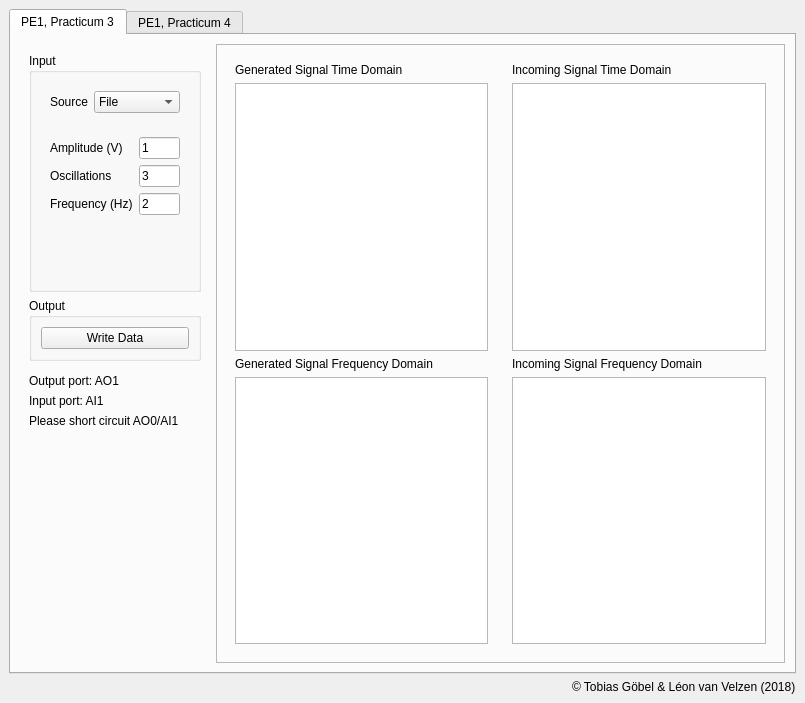
<?xml version="1.0" encoding="UTF-8"?>
<ui version="4.0">
 <class>MainWindow</class>
 <widget class="QMainWindow" name="MainWindow">
  <property name="geometry">
   <rect>
    <x>0</x>
    <y>0</y>
    <width>805</width>
    <height>703</height>
   </rect>
  </property>
  <property name="windowTitle">
   <string>Physics Experiments Data Analysis</string>
  </property>
  <property name="accessibleName">
   <string/>
  </property>
  <property name="unifiedTitleAndToolBarOnMac">
   <bool>false</bool>
  </property>
  <widget class="QWidget" name="centralwidget">
   <layout class="QVBoxLayout" name="verticalLayout_4">
    <item>
     <widget class="QTabWidget" name="tabs">
      <property name="currentIndex">
       <number>0</number>
      </property>
      <widget class="QWidget" name="tab">
       <attribute name="title">
        <string>PE1, Practicum 3</string>
       </attribute>
       <layout class="QHBoxLayout" name="horizontalLayout">
        <item>
         <widget class="QWidget" name="widget" native="true">
          <property name="sizePolicy">
           <sizepolicy hsizetype="Expanding" vsizetype="Preferred">
            <horstretch>1</horstretch>
            <verstretch>0</verstretch>
           </sizepolicy>
          </property>
          <layout class="QVBoxLayout" name="verticalLayout">
           <item>
            <widget class="QGroupBox" name="groupBox_3">
             <property name="enabled">
              <bool>true</bool>
             </property>
             <property name="sizePolicy">
              <sizepolicy hsizetype="Expanding" vsizetype="Fixed">
               <horstretch>1</horstretch>
               <verstretch>0</verstretch>
              </sizepolicy>
             </property>
             <property name="title">
              <string>Input</string>
             </property>
             <layout class="QVBoxLayout" name="verticalLayout_3">
              <property name="leftMargin">
               <number>9</number>
              </property>
              <property name="rightMargin">
               <number>9</number>
              </property>
              <item>
               <widget class="QFrame" name="frame_4">
                <property name="frameShape">
                 <enum>QFrame::NoFrame</enum>
                </property>
                <property name="frameShadow">
                 <enum>QFrame::Raised</enum>
                </property>
                <layout class="QFormLayout" name="formLayout_2">
                 <item row="0" column="0">
                  <widget class="QLabel" name="label_3">
                   <property name="text">
                    <string>Source</string>
                   </property>
                  </widget>
                 </item>
                 <item row="0" column="1">
                  <widget class="QComboBox" name="source_picker">
                   <item>
                    <property name="text">
                     <string>File</string>
                    </property>
                   </item>
                   <item>
                    <property name="text">
                     <string>Sawtooth</string>
                    </property>
                   </item>
                   <item>
                    <property name="text">
                     <string>Sine</string>
                    </property>
                   </item>
                   <item>
                    <property name="text">
                     <string>Gauss</string>
                    </property>
                   </item>
                   <item>
                    <property name="text">
                     <string>Delta</string>
                    </property>
                   </item>
                  </widget>
                 </item>
                </layout>
               </widget>
              </item>
              <item>
               <widget class="QStackedWidget" name="controls_stack">
                <property name="sizePolicy">
                 <sizepolicy hsizetype="Preferred" vsizetype="Expanding">
                  <horstretch>0</horstretch>
                  <verstretch>0</verstretch>
                 </sizepolicy>
                </property>
                <property name="currentIndex">
                 <number>2</number>
                </property>
                <widget class="QWidget" name="sine_controls">
                 <layout class="QFormLayout" name="formLayout_4">
                  <item row="0" column="0">
                   <widget class="QLabel" name="label_2">
                    <property name="text">
                     <string>Amplitude (V)</string>
                    </property>
                   </widget>
                  </item>
                  <item row="0" column="1">
                   <widget class="QLineEdit" name="amplitude_edit">
                    <property name="text">
                     <string>1</string>
                    </property>
                   </widget>
                  </item>
                  <item row="1" column="0">
                   <widget class="QLabel" name="label_7">
                    <property name="text">
                     <string>Oscillations</string>
                    </property>
                   </widget>
                  </item>
                  <item row="1" column="1">
                   <widget class="QLineEdit" name="oscillations_edit">
                    <property name="text">
                     <string>1</string>
                    </property>
                   </widget>
                  </item>
                  <item row="2" column="0">
                   <widget class="QLabel" name="label_6">
                    <property name="text">
                     <string>Frequency (Hz)</string>
                    </property>
                   </widget>
                  </item>
                  <item row="2" column="1">
                   <widget class="QLineEdit" name="frequency_edit">
                    <property name="text">
                     <string>1</string>
                    </property>
                   </widget>
                  </item>
                  <item row="3" column="0">
                   <widget class="QLabel" name="label_8">
                    <property name="text">
                     <string>Mean Noise</string>
                    </property>
                   </widget>
                  </item>
                  <item row="3" column="1">
                   <widget class="QLineEdit" name="mean_edit">
                    <property name="text">
                     <string>0</string>
                    </property>
                   </widget>
                  </item>
                  <item row="4" column="0">
                   <widget class="QLabel" name="label_10">
                    <property name="text">
                     <string>Deviation Noise</string>
                    </property>
                   </widget>
                  </item>
                  <item row="4" column="1">
                   <widget class="QLineEdit" name="deviation_edit">
                    <property name="text">
                     <string>0.1</string>
                    </property>
                   </widget>
                  </item>
                 </layout>
                </widget>
                <widget class="QWidget" name="file_controls">
                 <layout class="QFormLayout" name="formLayout_5">
                  <item row="0" column="0">
                   <widget class="QLabel" name="label_11">
                    <property name="text">
                     <string>Sample Time (s)</string>
                    </property>
                   </widget>
                  </item>
                  <item row="0" column="1">
                   <widget class="QLineEdit" name="sample_time_edit">
                    <property name="inputMask">
                     <string/>
                    </property>
                    <property name="text">
                     <string/>
                    </property>
                   </widget>
                  </item>
                  <item row="1" column="0">
                   <widget class="QLabel" name="label_4">
                    <property name="text">
                     <string>Pick file</string>
                    </property>
                   </widget>
                  </item>
                  <item row="1" column="1">
                   <widget class="QToolButton" name="pick_file_button">
                    <property name="text">
                     <string>...</string>
                    </property>
                   </widget>
                  </item>
                 </layout>
                </widget>
                <widget class="QWidget" name="sawtooth_controls">
                 <layout class="QFormLayout" name="formLayout_6">
                  <item row="0" column="0">
                   <widget class="QLabel" name="label_25">
                    <property name="text">
                     <string>Amplitude (V)</string>
                    </property>
                   </widget>
                  </item>
                  <item row="0" column="1">
                   <widget class="QLineEdit" name="sawtooth_amplitude_edit">
                    <property name="text">
                     <string>1</string>
                    </property>
                   </widget>
                  </item>
                  <item row="2" column="1">
                   <widget class="QLineEdit" name="sawtooth_oscillations_edit">
                    <property name="text">
                     <string>3</string>
                    </property>
                   </widget>
                  </item>
                  <item row="3" column="1">
                   <widget class="QLineEdit" name="sawtooth_frequency_edit">
                    <property name="text">
                     <string>2</string>
                    </property>
                   </widget>
                  </item>
                  <item row="2" column="0">
                   <widget class="QLabel" name="label_26">
                    <property name="text">
                     <string>Oscillations</string>
                    </property>
                   </widget>
                  </item>
                  <item row="3" column="0">
                   <widget class="QLabel" name="label_27">
                    <property name="text">
                     <string>Frequency (Hz)</string>
                    </property>
                   </widget>
                  </item>
                 </layout>
                </widget>
                <widget class="QWidget" name="delta_controls">
                 <layout class="QFormLayout" name="formLayout_3">
                  <item row="1" column="0">
                   <widget class="QLabel" name="label_5">
                    <property name="text">
                     <string>Amplitude (V)</string>
                    </property>
                   </widget>
                  </item>
                  <item row="1" column="1">
                   <widget class="QLineEdit" name="delta_amplitude"/>
                  </item>
                  <item row="2" column="0">
                   <widget class="QLabel" name="label_12">
                    <property name="text">
                     <string>End Time (s)</string>
                    </property>
                   </widget>
                  </item>
                  <item row="2" column="1">
                   <widget class="QLineEdit" name="delta_end_time"/>
                  </item>
                 </layout>
                </widget>
                <widget class="QWidget" name="gauss_controls">
                 <layout class="QFormLayout" name="formLayout">
                  <item row="0" column="0">
                   <widget class="QLabel" name="label_17">
                    <property name="text">
                     <string>Amplitude (V)</string>
                    </property>
                   </widget>
                  </item>
                  <item row="0" column="1">
                   <widget class="QLineEdit" name="gauss_amplitude"/>
                  </item>
                  <item row="1" column="0">
                   <widget class="QLabel" name="label_18">
                    <property name="text">
                     <string>Sigma</string>
                    </property>
                   </widget>
                  </item>
                  <item row="1" column="1">
                   <widget class="QLineEdit" name="gauss_sigma"/>
                  </item>
                  <item row="2" column="1">
                   <widget class="QLineEdit" name="gauss_end_time"/>
                  </item>
                  <item row="2" column="0">
                   <widget class="QLabel" name="label_19">
                    <property name="text">
                     <string>End time (s)</string>
                    </property>
                   </widget>
                  </item>
                 </layout>
                </widget>
               </widget>
              </item>
             </layout>
            </widget>
           </item>
           <item>
            <widget class="QGroupBox" name="groupBox_2">
             <property name="sizePolicy">
              <sizepolicy hsizetype="Preferred" vsizetype="Fixed">
               <horstretch>1</horstretch>
               <verstretch>0</verstretch>
              </sizepolicy>
             </property>
             <property name="title">
              <string>Output</string>
             </property>
             <layout class="QVBoxLayout" name="verticalLayout_5">
              <item>
               <widget class="QPushButton" name="write_button">
                <property name="sizePolicy">
                 <sizepolicy hsizetype="Expanding" vsizetype="Fixed">
                  <horstretch>0</horstretch>
                  <verstretch>0</verstretch>
                 </sizepolicy>
                </property>
                <property name="layoutDirection">
                 <enum>Qt::LeftToRight</enum>
                </property>
                <property name="text">
                 <string>Write Data</string>
                </property>
                <property name="flat">
                 <bool>false</bool>
                </property>
               </widget>
              </item>
             </layout>
            </widget>
           </item>
           <item>
            <spacer name="verticalSpacer_5">
             <property name="orientation">
              <enum>Qt::Vertical</enum>
             </property>
             <property name="sizeType">
              <enum>QSizePolicy::Fixed</enum>
             </property>
             <property name="sizeHint" stdset="0">
              <size>
               <width>20</width>
               <height>7</height>
              </size>
             </property>
            </spacer>
           </item>
           <item>
            <widget class="QLabel" name="label_23">
             <property name="text">
              <string>Output port: AO1</string>
             </property>
            </widget>
           </item>
           <item>
            <widget class="QLabel" name="label_24">
             <property name="text">
              <string>Input port: AI1</string>
             </property>
            </widget>
           </item>
           <item>
            <widget class="QLabel" name="label_28">
             <property name="text">
              <string>Please short circuit AO0/AI1</string>
             </property>
            </widget>
           </item>
           <item>
            <spacer name="verticalSpacer">
             <property name="orientation">
              <enum>Qt::Vertical</enum>
             </property>
             <property name="sizeHint" stdset="0">
              <size>
               <width>20</width>
               <height>40</height>
              </size>
             </property>
            </spacer>
           </item>
          </layout>
         </widget>
        </item>
        <item>
         <widget class="QFrame" name="frame">
          <property name="sizePolicy">
           <sizepolicy hsizetype="Expanding" vsizetype="Preferred">
            <horstretch>3</horstretch>
            <verstretch>0</verstretch>
           </sizepolicy>
          </property>
          <property name="frameShape">
           <enum>QFrame::StyledPanel</enum>
          </property>
          <property name="frameShadow">
           <enum>QFrame::Raised</enum>
          </property>
          <layout class="QHBoxLayout" name="horizontalLayout_3">
           <item>
            <widget class="QFrame" name="frame_3">
             <property name="frameShape">
              <enum>QFrame::NoFrame</enum>
             </property>
             <property name="frameShadow">
              <enum>QFrame::Raised</enum>
             </property>
             <layout class="QVBoxLayout" name="verticalLayout_2">
              <item>
               <widget class="QLabel" name="label_14">
                <property name="text">
                 <string>Generated Signal Time Domain</string>
                </property>
               </widget>
              </item>
              <item>
               <widget class="PlotWidget" name="generated_time_plot">
                <property name="sizePolicy">
                 <sizepolicy hsizetype="Expanding" vsizetype="Expanding">
                  <horstretch>2</horstretch>
                  <verstretch>0</verstretch>
                 </sizepolicy>
                </property>
               </widget>
              </item>
              <item>
               <widget class="QLabel" name="label_15">
                <property name="text">
                 <string>Generated Signal Frequency Domain</string>
                </property>
               </widget>
              </item>
              <item>
               <widget class="PlotWidget" name="generated_frequency_plot">
                <property name="sizePolicy">
                 <sizepolicy hsizetype="Expanding" vsizetype="Expanding">
                  <horstretch>2</horstretch>
                  <verstretch>0</verstretch>
                 </sizepolicy>
                </property>
               </widget>
              </item>
             </layout>
            </widget>
           </item>
           <item>
            <widget class="QFrame" name="frame_2">
             <property name="frameShape">
              <enum>QFrame::NoFrame</enum>
             </property>
             <property name="frameShadow">
              <enum>QFrame::Raised</enum>
             </property>
             <layout class="QVBoxLayout" name="verticalLayout_6">
              <item>
               <widget class="QLabel" name="label_13">
                <property name="text">
                 <string>Incoming Signal Time Domain</string>
                </property>
               </widget>
              </item>
              <item>
               <widget class="PlotWidget" name="incoming_time_plot">
                <property name="sizePolicy">
                 <sizepolicy hsizetype="Expanding" vsizetype="Expanding">
                  <horstretch>2</horstretch>
                  <verstretch>0</verstretch>
                 </sizepolicy>
                </property>
               </widget>
              </item>
              <item>
               <widget class="QLabel" name="label_16">
                <property name="text">
                 <string>Incoming Signal Frequency Domain</string>
                </property>
               </widget>
              </item>
              <item>
               <widget class="PlotWidget" name="incoming_frequency_plot">
                <property name="sizePolicy">
                 <sizepolicy hsizetype="Expanding" vsizetype="Expanding">
                  <horstretch>2</horstretch>
                  <verstretch>0</verstretch>
                 </sizepolicy>
                </property>
               </widget>
              </item>
             </layout>
            </widget>
           </item>
          </layout>
         </widget>
        </item>
       </layout>
      </widget>
      <widget class="QWidget" name="tab_2">
       <attribute name="title">
        <string>PE1, Practicum 4</string>
       </attribute>
       <layout class="QVBoxLayout" name="verticalLayout_7">
        <item>
         <widget class="QWidget" name="widget_2" native="true">
          <layout class="QHBoxLayout" name="horizontalLayout_5">
           <item>
            <widget class="QWidget" name="widget_5" native="true">
             <property name="sizePolicy">
              <sizepolicy hsizetype="Expanding" vsizetype="Preferred">
               <horstretch>1</horstretch>
               <verstretch>0</verstretch>
              </sizepolicy>
             </property>
             <layout class="QVBoxLayout" name="verticalLayout_10">
              <item>
               <widget class="QGroupBox" name="groupBox">
                <property name="sizePolicy">
                 <sizepolicy hsizetype="Preferred" vsizetype="Preferred">
                  <horstretch>0</horstretch>
                  <verstretch>1</verstretch>
                 </sizepolicy>
                </property>
                <property name="title">
                 <string>Settings</string>
                </property>
                <layout class="QGridLayout" name="gridLayout">
                 <item row="5" column="0">
                  <spacer name="verticalSpacer_3">
                   <property name="orientation">
                    <enum>Qt::Vertical</enum>
                   </property>
                   <property name="sizeType">
                    <enum>QSizePolicy::Fixed</enum>
                   </property>
                   <property name="sizeHint" stdset="0">
                    <size>
                     <width>20</width>
                     <height>40</height>
                    </size>
                   </property>
                  </spacer>
                 </item>
                 <item row="6" column="0" colspan="2">
                  <widget class="QProgressBar" name="bode_progress">
                   <property name="enabled">
                    <bool>true</bool>
                   </property>
                   <property name="sizePolicy">
                    <sizepolicy hsizetype="Expanding" vsizetype="Fixed">
                     <horstretch>0</horstretch>
                     <verstretch>0</verstretch>
                    </sizepolicy>
                   </property>
                   <property name="value">
                    <number>24</number>
                   </property>
                  </widget>
                 </item>
                 <item row="0" column="0">
                  <widget class="QLabel" name="label_21">
                   <property name="text">
                    <string>Frequency start (Hz)</string>
                   </property>
                  </widget>
                 </item>
                 <item row="0" column="1">
                  <widget class="QLineEdit" name="frequency_start_edit">
                   <property name="text">
                    <string>5</string>
                   </property>
                  </widget>
                 </item>
                 <item row="1" column="0">
                  <widget class="QLabel" name="label_22">
                   <property name="text">
                    <string>Frequency end (Hz)</string>
                   </property>
                  </widget>
                 </item>
                 <item row="1" column="1">
                  <widget class="QLineEdit" name="frequency_end_edit">
                   <property name="text">
                    <string>150</string>
                   </property>
                  </widget>
                 </item>
                 <item row="7" column="0">
                  <spacer name="verticalSpacer_2">
                   <property name="orientation">
                    <enum>Qt::Vertical</enum>
                   </property>
                   <property name="sizeHint" stdset="0">
                    <size>
                     <width>20</width>
                     <height>40</height>
                    </size>
                   </property>
                  </spacer>
                 </item>
                 <item row="4" column="0">
                  <widget class="QPushButton" name="bode_plot_button">
                   <property name="sizePolicy">
                    <sizepolicy hsizetype="Expanding" vsizetype="Fixed">
                     <horstretch>0</horstretch>
                     <verstretch>0</verstretch>
                    </sizepolicy>
                   </property>
                   <property name="text">
                    <string>Make Bode Plot</string>
                   </property>
                  </widget>
                 </item>
                 <item row="2" column="0">
                  <spacer name="verticalSpacer_4">
                   <property name="orientation">
                    <enum>Qt::Vertical</enum>
                   </property>
                   <property name="sizeType">
                    <enum>QSizePolicy::Fixed</enum>
                   </property>
                   <property name="sizeHint" stdset="0">
                    <size>
                     <width>20</width>
                     <height>5</height>
                    </size>
                   </property>
                  </spacer>
                 </item>
                </layout>
               </widget>
              </item>
             </layout>
            </widget>
           </item>
           <item>
            <widget class="QWidget" name="widget_3" native="true">
             <property name="sizePolicy">
              <sizepolicy hsizetype="Expanding" vsizetype="Preferred">
               <horstretch>2</horstretch>
               <verstretch>0</verstretch>
              </sizepolicy>
             </property>
             <layout class="QVBoxLayout" name="verticalLayout_8">
              <item>
               <widget class="QLabel" name="label_9">
                <property name="text">
                 <string>Amplitude Plot</string>
                </property>
               </widget>
              </item>
              <item>
               <widget class="PlotWidget" name="amplitude_plot">
                <property name="sizePolicy">
                 <sizepolicy hsizetype="Expanding" vsizetype="Expanding">
                  <horstretch>2</horstretch>
                  <verstretch>0</verstretch>
                 </sizepolicy>
                </property>
               </widget>
              </item>
             </layout>
            </widget>
           </item>
           <item>
            <widget class="QWidget" name="widget_4" native="true">
             <property name="sizePolicy">
              <sizepolicy hsizetype="Expanding" vsizetype="Preferred">
               <horstretch>2</horstretch>
               <verstretch>0</verstretch>
              </sizepolicy>
             </property>
             <layout class="QVBoxLayout" name="verticalLayout_9">
              <item>
               <widget class="QLabel" name="label_20">
                <property name="text">
                 <string>Phase plot</string>
                </property>
               </widget>
              </item>
              <item>
               <widget class="PlotWidget" name="phase_plot">
                <property name="sizePolicy">
                 <sizepolicy hsizetype="Expanding" vsizetype="Expanding">
                  <horstretch>2</horstretch>
                  <verstretch>0</verstretch>
                 </sizepolicy>
                </property>
               </widget>
              </item>
             </layout>
            </widget>
           </item>
          </layout>
         </widget>
        </item>
       </layout>
      </widget>
     </widget>
    </item>
    <item>
     <layout class="QHBoxLayout" name="horizontalLayout_2">
      <property name="sizeConstraint">
       <enum>QLayout::SetFixedSize</enum>
      </property>
      <item>
       <spacer name="horizontalSpacer">
        <property name="orientation">
         <enum>Qt::Horizontal</enum>
        </property>
        <property name="sizeType">
         <enum>QSizePolicy::Expanding</enum>
        </property>
        <property name="sizeHint" stdset="0">
         <size>
          <width>0</width>
          <height>0</height>
         </size>
        </property>
       </spacer>
      </item>
      <item>
       <widget class="QLabel" name="label">
        <property name="sizePolicy">
         <sizepolicy hsizetype="Preferred" vsizetype="Fixed">
          <horstretch>0</horstretch>
          <verstretch>0</verstretch>
         </sizepolicy>
        </property>
        <property name="text">
         <string>© Tobias Göbel &amp; Léon van Velzen (2018)</string>
        </property>
       </widget>
      </item>
     </layout>
    </item>
   </layout>
  </widget>
 </widget>
 <customwidgets>
  <customwidget>
   <class>PlotWidget</class>
   <extends>QGraphicsView</extends>
   <header>pyqtgraph</header>
  </customwidget>
 </customwidgets>
 <resources/>
 <connections/>
</ui>
